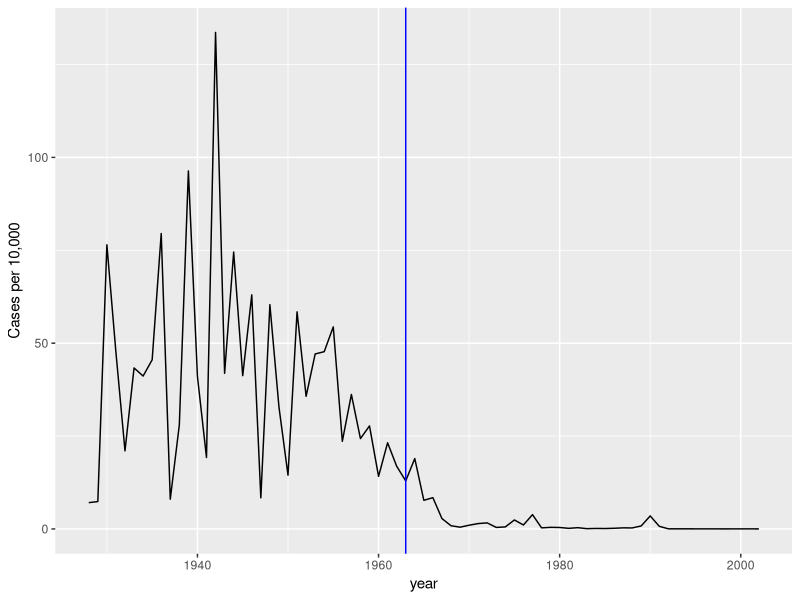
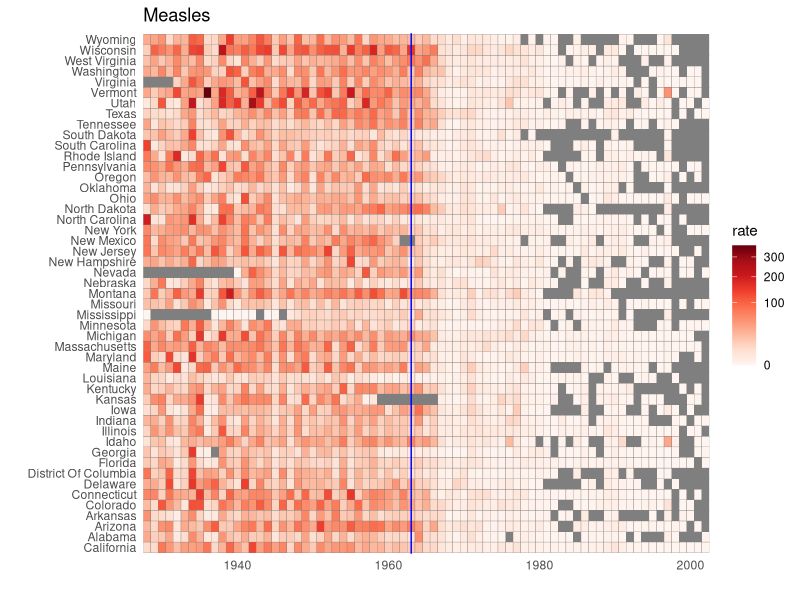
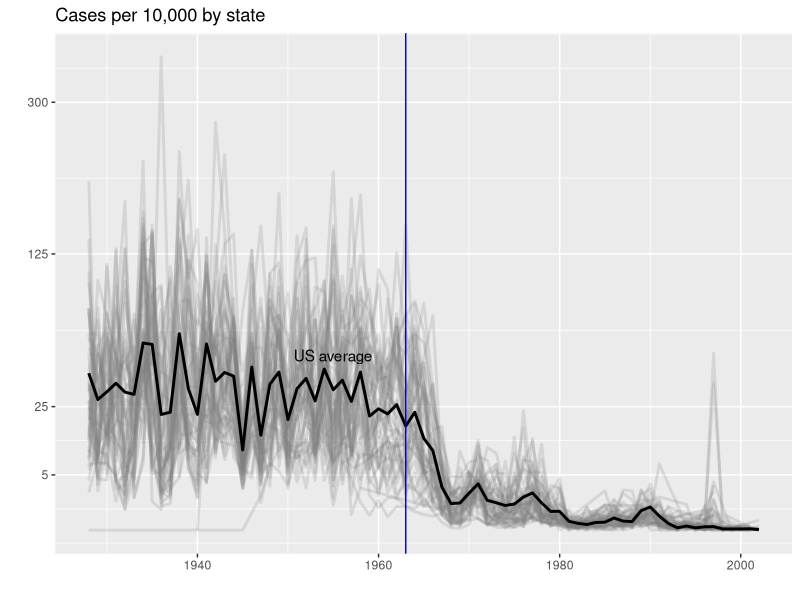

The R script that drew these images, in order:
# import data and inspect
library(tidyverse)
library(dslabs)
data(us_contagious_diseases)
str(us_contagious_diseases)

# assign dat to the per 10,000 rate of measles, removing Alaska and Hawaii and adjusting for weeks reporting
the_disease <- "Measles"
dat <- us_contagious_diseases %>%
  filter(!state %in% c("Hawaii", "Alaska") & disease == the_disease) %>%
  mutate(rate = count / population * 10000 * 52/weeks_reporting) %>%
  mutate(state = reorder(state, rate))

# plot disease rates per year in California
dat %>% filter(state == "California" & !is.na(rate)) %>%
  ggplot(aes(year, rate)) +
  geom_line() +
  ylab("Cases per 10,000") +
  geom_vline(xintercept=1963, col = "blue")

# tile plot of disease rate by state and year
dat %>% ggplot(aes(year, state, fill=rate)) +
  geom_tile(color = "grey50") +
  scale_x_continuous(expand = c(0,0)) +
  scale_fill_gradientn(colors = RColorBrewer::brewer.pal(9, "Reds"), trans = "sqrt") +
  geom_vline(xintercept = 1963, col = "blue") +
  theme_minimal() + theme(panel.grid = element_blank()) +
  ggtitle(the_disease) +
  ylab("") +
  xlab("")

# compute US average measles rate by year
avg <- us_contagious_diseases %>%
  filter(disease == the_disease) %>% group_by(year) %>%
  summarize(us_rate = sum(count, na.rm = TRUE)/sum(population, na.rm = TRUE)*10000)

# make line plot of measles rate by year by state
dat %>%
  filter(!is.na(rate)) %>%
  ggplot() +
  geom_line(aes(year, rate, group = state), color = "grey50", 
            show.legend = FALSE, alpha = 0.2, size = 1) +
  geom_line(mapping = aes(year, us_rate), data = avg, size = 1, col = "black") +
  scale_y_continuous(trans = "sqrt", breaks = c(5, 25, 125, 300)) +
  ggtitle("Cases per 10,000 by state") +
  xlab("") +
  ylab("") +
  geom_text(data = data.frame(x = 1955, y = 50),
            mapping = aes(x, y, label = "US average"), color = "black") +
  geom_vline(xintercept = 1963, col = "blue")
